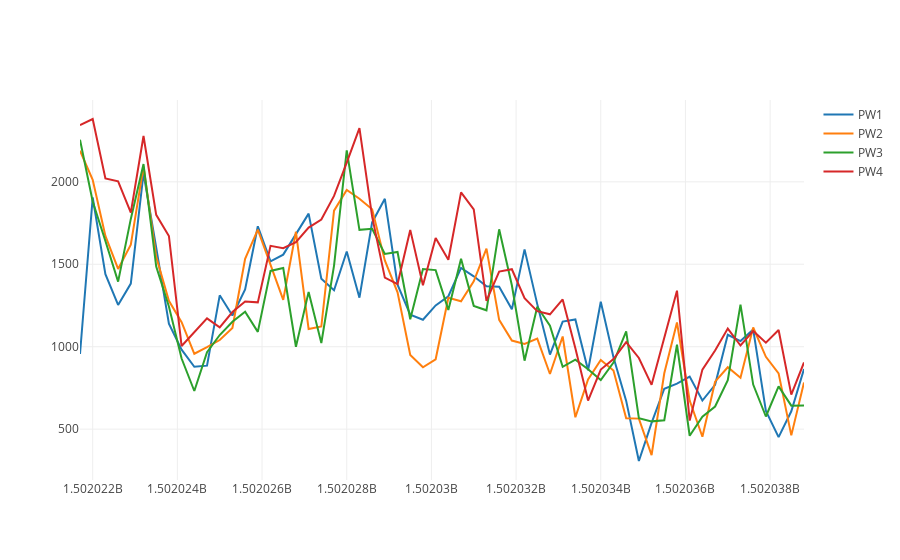

This figure's notebook cell:
### Code cell
iplot(go.Figure(data = [go.Scatter(x = cleaned_data['TimeStamp'].iloc[inds], y = im_data_mice[w].iloc[inds], 
                                   mode = 'lines', name = w) for w in pw_cols]))
